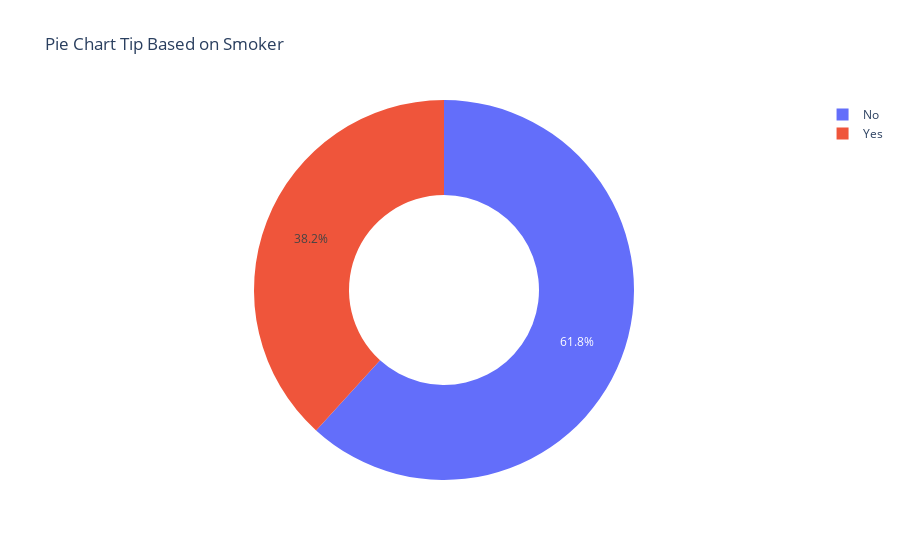

The code cell stored with this chart in its notebook:
### Code cell
figure = px.pie(data_frame=data,values="tip",names="smoker",title="Pie Chart Tip Based on Smoker",hole=0.5)
figure.show()

### Figure 1 — Plotly figure (JSON) as saved in the notebook; plotly's stock layout.template omitted (floating-point values rounded to 4 significant figures; data arrays with more than 128 entries replaced by an {"elided": "..."} marker saying what was removed)
{"data": [{"domain": {"x": [0, 1], "y": [0, 1]}, "hole": 0.5, "hovertemplate": "smoker=%{label}<br>tip=%{value}<extra></extra>", "labels": {"elided": "244 str values"}, "legendgroup": "", "name": "", "showlegend": true, "type": "pie", "values": {"elided": "244 float values"}}], "layout": {"legend": {"tracegroupgap": 0}, "title": {"text": "Pie Chart Tip Based on Smoker"}}}
